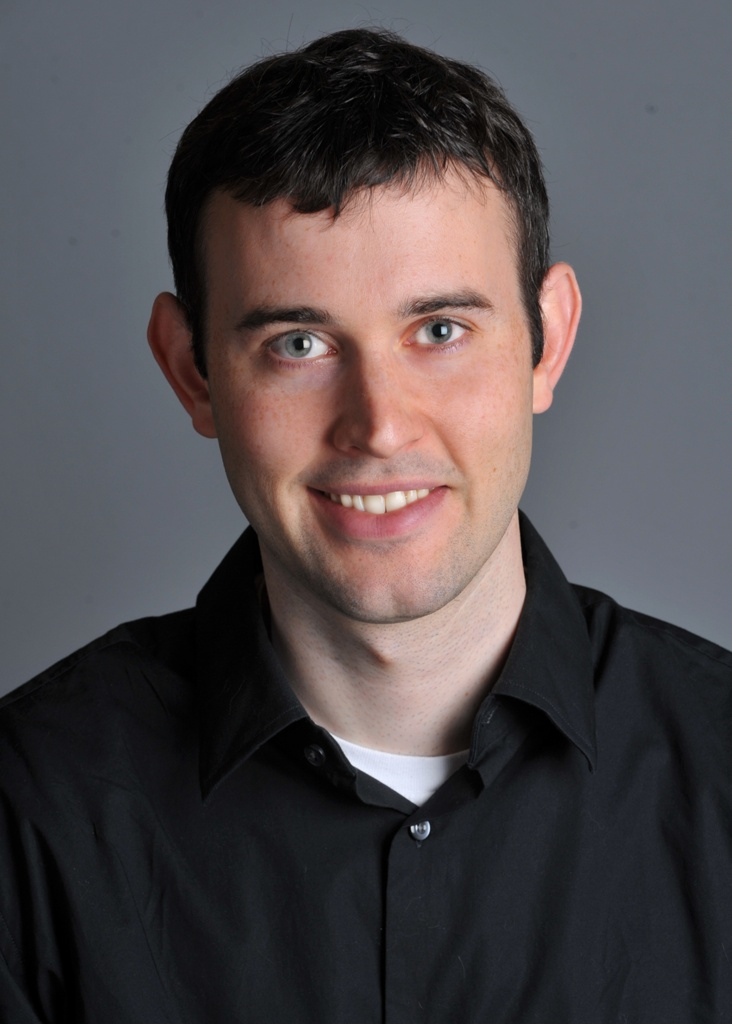
%> input picture pictures/derek.jpg, 732 x 1024 px
$ octave a6.m   (GNU Octave 9; MATLAB toolbox functions it lacks are replaced by stand-ins)
%> lines starting %> are read from the running program, lines starting %| are printed output that depends on the picture
%{

YOUR COMMENTS:

Please include brief comments here describing the effects and quality of results (3-5 lines),
including how you arrived at good values of low and high frequency cutoffs.
Include anything else about the images you would like to share.

The effect is taking advantage of how our eyes perceive frequencies at different distances.
As you move away from something, the frequency gets stretched and we see a different image.
This works best when the two images you are using have different contrasts.
When it came to deciding frequency cutoffs, I just did a lot of trial and error until i was left with something good enough to show the effect.


%}
%% Here are all my pics
derek = im2double(imread('https://raw.githubusercontent.com/wbucher3/comp572/main/pictures/derek.jpg'));
derekCat = im2double(imread('https://raw.githubusercontent.com/wbucher3/comp572/main/pictures/nutmeg.jpg'));
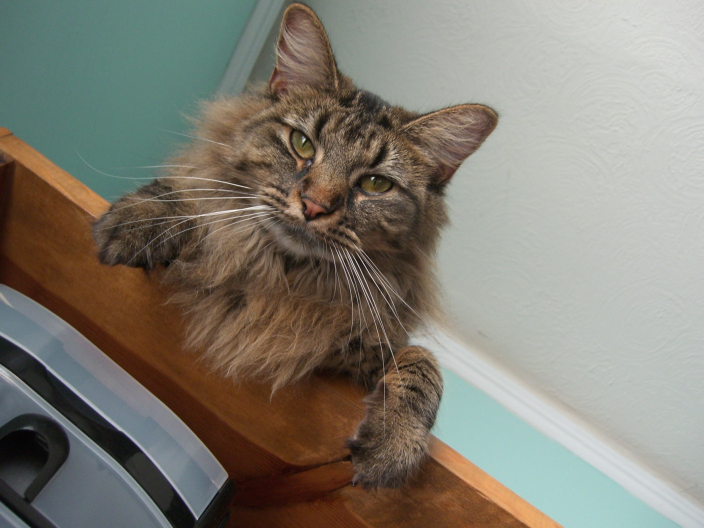
%> input picture pictures/nutmeg.jpg, 1408 x 1056 px (shown at 1/2 size)
close('all');    % Close all figures so we start with a clean slate

% read images and convert to single format
%set1_far = im2double(imread('./derek.jpg')); 		        % "far" picture
%set1_near = im2double(imread('./nutmeg.jpg')); 	    		% "near" picture

set1_far = derek; 		        % "far" picture
set1_near = derekCat;


% (Optional) convert to grayscale
%set1_far = rgb2gray(set1_far)
%set1_near = rgb2gray(set1_near);


% Uncomment the call to get_points_interactively() to set the corresponding
% points in the two images to establish alignment (e.g., by the eyes).
% The function performs translation, rotation and scaling to align those
% two points in the two images.
%[x1, y1, x2, y2] = get_points_interactively(set1_near, set1_far);
x1 = [605.1403 758.9682]; y1 = [287.3709 360.6136];
x2 = [303.8974 442.5175]; y2 = [348.1681 332.5175];
[set1_near_aligned, set1_far_aligned] = align_images(set1_near, set1_far, x1, y1, x2, y2);


%% Choose the cutoff frequencies for the low-pass and high-pass filters
cutoff_low  = 15.0;   % provide a value for the low-pass filter cutoff frequency (sigma of gaussian).  CHOOSE CAREFULLY!
cutoff_high = 10.0;   % provide a value for the high-pass filter cutoff frequency (sigma of gaussian).  CHOOSE CAREFULLY!

%% Compute the hybrid image (you supply this code)

set1_hybrid = hybridImage(set1_far_aligned, set1_near_aligned, cutoff_low, cutoff_high);
%> in hybridImage, `imshow(im12)`:
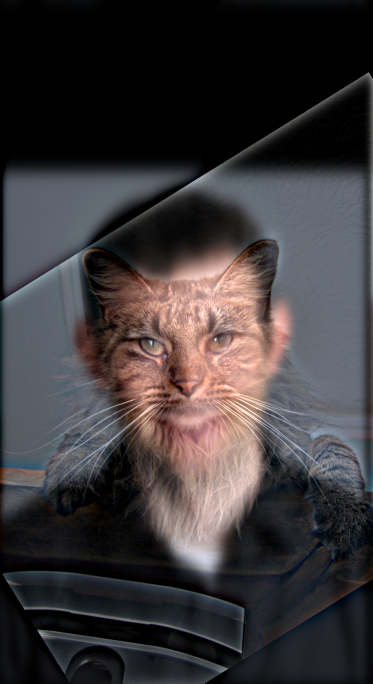
%> displayed picture: size 1367x746x3, on the screen's scale of 0 to 255 (shown at 1/2 size); mean R, G, B 60, 55.7, 57.3

%% Crop resulting image:  Crop the result to get rid of any unsightly borders areas.
% [7 lines of commented-out code are left out]
x = [90 680]; y = [370 1160];
set1_hybrid = set1_hybrid(min(y):max(y), min(x):max(x), :);
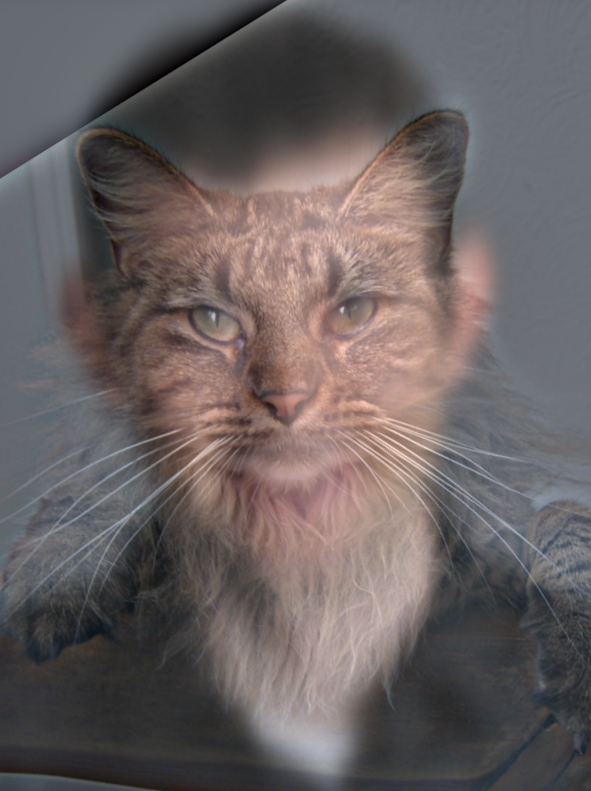
%> set1_hybrid: size 791x591x3 double; mean R, G, B 0.382, 0.336, 0.336; drawn with min black and max white

% Let us try to "simulate" what the hybrid image will look like
% when viewed from afar.  Let us pad a black border around it
% so it effectively shrinks in size when displayed in a montage.
[h, w, ~] = size(set1_hybrid);
%> h = 791; w = 591
viewed_from_afar = padarray(set1_hybrid, max(h, w));
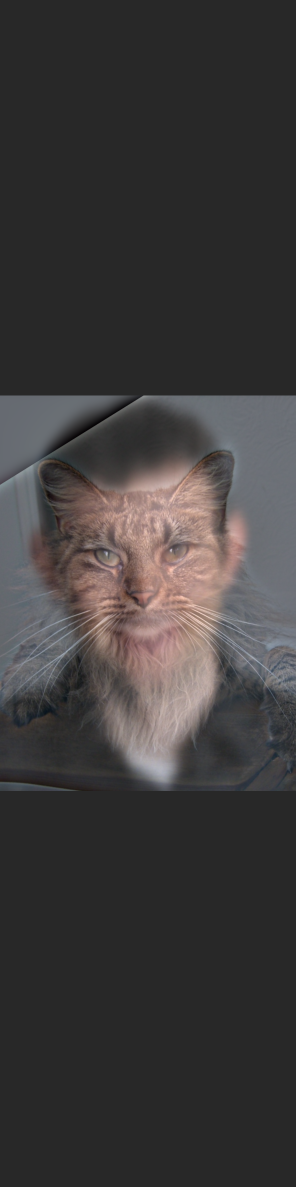
%> viewed_from_afar: size 2373x591x3 double (shown at 1/2 size); mean R, G, B 0.127, 0.112, 0.112; drawn with min black and max white
figure; montage({set1_near, set1_far, set1_hybrid, viewed_from_afar}, 'Size', [2,2]);


%%
% -------------------------------------------------------------------------
% IMPORTANT NOTE (please read carefully)
% -------------------------------------------------------------------------
% Repeat your method for 5 more sets of images.  But remember that for
% these you must interactively specify the mask and alignment ONE TIME.
%
% Work in the Matlab computer app or the full Matlab Online version
% (https://matlab.mathworks.com) first to get the coordinates for alignment
% and cropping.  Then hard-code these in your program before migrating to
% the Matlab Grader website for submission.
%
% -------------------------------------------------------------------------

%% TODO my own pics
%%%%%%%%%%%%%%%%%%%%%%%%%%%%%%%%%%%%%%%%%%%%%%%%%%%%%%%%%%%%%%%%%%%%%%%%%

set2_far = im2double(imread('https://raw.githubusercontent.com/wbucher3/comp572/main/pictures/Denver.jpg')); 		        % "far" picture
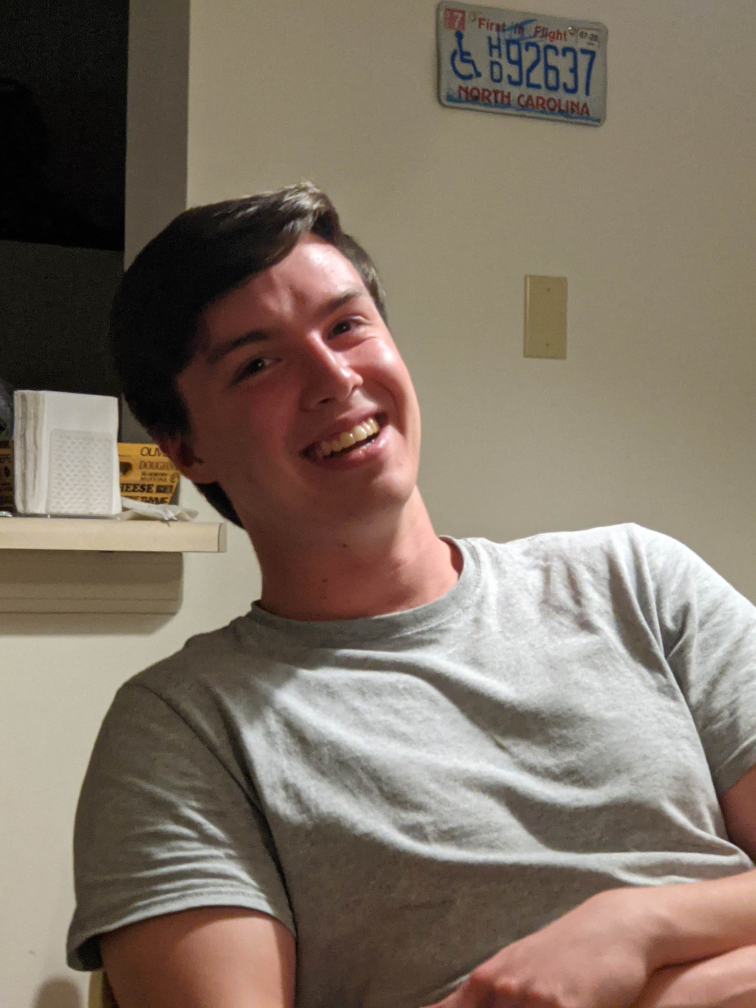
%> input picture pictures/Denver.jpg, 3024 x 4032 px (shown at 1/4 size)
set2_near = im2double(imread('https://raw.githubusercontent.com/wbucher3/comp572/main/pictures/goat.jpg')); 	    		% "near" picture
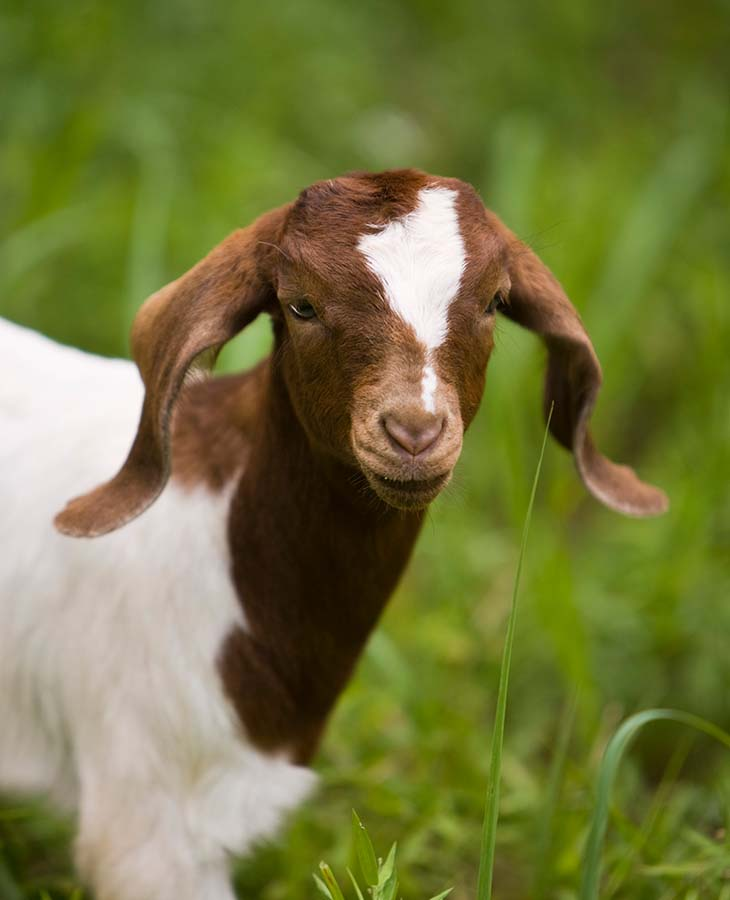
%> input picture pictures/goat.jpg, 730 x 900 px
% (Optional) convert images to grayscale
% set2_far = rgb2gray(set2_far);
% set2_near = rgb2gray(set2_near);

% Interactively get two pairs of points from each image to establish
% alignment.
%[x1, y1, x2, y2] = get_points_interactively(set2_near, set2_far);
% Once you have these coordinates, comment out call to the interactive
% function above and hard code the coordinates instead.

x1 = [100 650]; y1 = [150 500];
x2 = [500 1750] ; y2 = [900 2000];

[set2_near_aligned, set2_far_aligned] = align_images(set2_near, set2_far, x1, y1, x2, y2);
%> call 2 of align_images, with x1 = [100 650], y1 = [150 500], x2 = [500 1750], y2 = [900 2000]
%> in align_images (call 2), `im1 = padarray(im1, [ty 0], 'pre')`:
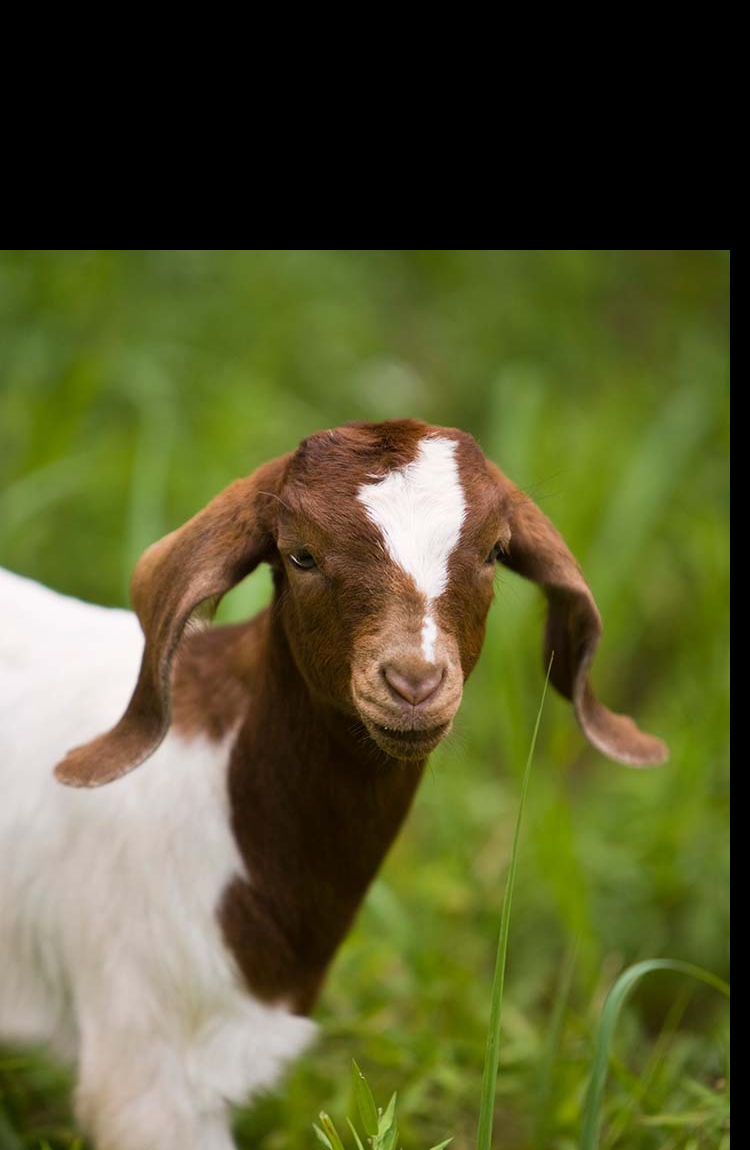
%> im1: size 1150x750x3 double; mean R, G, B 0.347, 0.355, 0.185
% [244 lines not run here, left out]
function im12 = hybridImage(im1, im2, cutoff_low, cutoff_high)

    %% Low Pass Stuff
    im1_fourier = fftshift(fft2(im1));
    [height, width, color] = size(im1_fourier);
    figure(1); imagesc(log(abs(im1_fourier)))
    gausfilter = fspecial('gaussian', [height, width], cutoff_low);
    gausfilter = gausfilter / max(gausfilter(:));

    im1_fourier_lowpass = im1_fourier .* gausfilter;

    %% High Pass
    im2_fourier = fftshift(fft2(im2));
    [height, width, color] = size(im2_fourier);

    gausfilter = fspecial('gaussian', [height, width], cutoff_low);
    gausfilter = gausfilter / max(gausfilter(:));
    inverse_gaus = 1 - gausfilter;

    im2_fourier_highpass = im2_fourier .* inverse_gaus;

    %% Combo
    im12 = real(ifft2(ifftshift(im2_fourier_highpass + im1_fourier_lowpass)));
    imshow(im12)
end


%%%%%%%%%%%%%%%%%%%%%%%%%%%%%%%%%%%%%%%%%%%%%%%
% Helper functions. (You DO NOT need to change)
%%%%%%%%%%%%%%%%%%%%%%%%%%%%%%%%%%%%%%%%%%%%%%%

function [x1, y1, x2, y2] = get_points_interactively(im1, im2)
    % displays image and gets two points from the user
    fig=figure; hold off, imagesc(im1), axis image;
    disp('Select two points from each image define rotation, scale, translation')
    figure(fig)
    [x1, y1] = ginput(2);
    figure(fig); hold off, imagesc(im2), axis image;
    figure(fig)
    [x2, y2] = ginput(2);
    close(fig);
end

function [im1, im2] = align_images(im1, im2, x1, y1, x2, y2)
    % Aligns im1 and im2 (translation, scale, rotation) after getting two pairs
    % of points from the user.  In the output of im1 and im2, the two pairs of
    % points will have approximately the same coordinates.

    % get image sizes
    [h1, w1, ~] = size(im1);
    [h2, w2, ~] = size(im2);

    cx1 = mean(x1); cy1 = mean(y1);
    cx2 = mean(x2); cy2 = mean(y2);

    % translate first so that center of ref points is center of image
    tx = round((w1/2-cx1)*2);
    if tx > 0,  im1 = padarray(im1, [0 tx], 'pre');
    else        im1 = padarray(im1, [0 -tx], 'post');
    end
    ty = round((h1/2-cy1)*2);
    if ty > 0,  im1 = padarray(im1, [ty 0], 'pre');
    else        im1 = padarray(im1, [-ty 0], 'post');
    end
    tx = round((w2/2-cx2)*2) ;
    if tx > 0,  im2 = padarray(im2, [0 tx], 'pre');
    else        im2 = padarray(im2, [0 -tx], 'post');
    end
    ty = round((h2/2-cy2)*2);
    if ty > 0,  im2 = padarray(im2, [ty 0], 'pre');
    else        im2 = padarray(im2, [-ty 0], 'post');
    end

    % downscale larger image so that lengths between ref points are the same
    len1 = sqrt((y1(2)-y1(1)).^2+(x1(2)-x1(1)).^2);
    len2 = sqrt((y2(2)-y2(1)).^2+(x2(2)-x2(1)).^2);
    dscale = len2 ./ len1;
    if dscale < 1
        im1 = imresize(im1, dscale, 'bilinear');
    else
%> (the run ends here)
